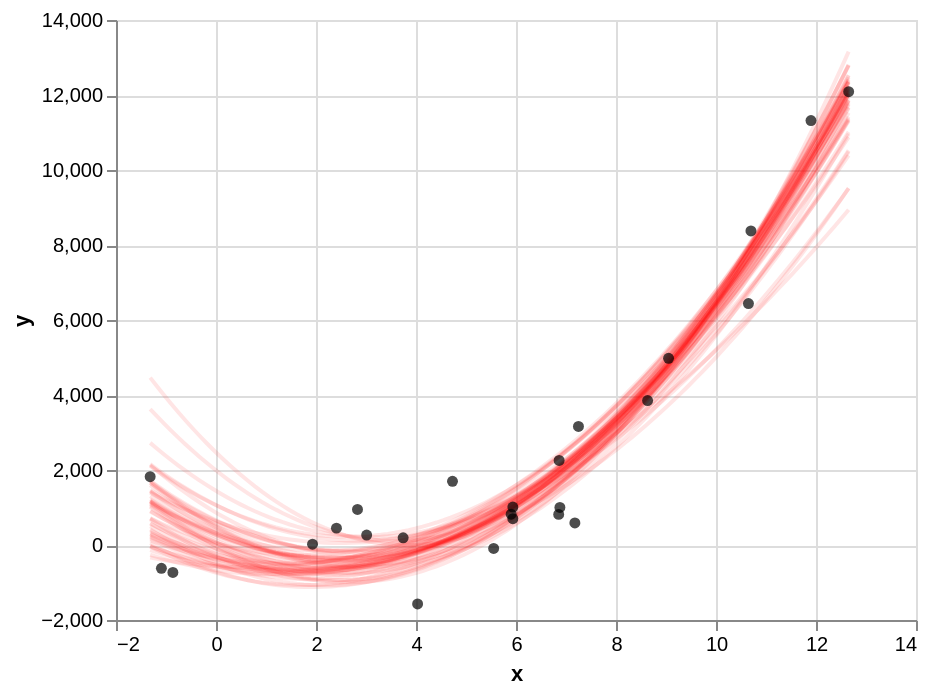

Notebook code for this chart:
### Markdown cell above
# 2.3 Draw spaghetti plot for polynomial regression

### Question 2.3.1 Draw a spaghetti plot for the above polynomial regression (5 points)

Using the helper functions defined above (`get_poly_points_chart()`, `get_one_bootstrap_poly_fit()`, and `get_poly_fit_chart()`), draw a spaghetti plot for the example polynomial regression data. Your output should look something like this:

![Polynomial spaghetti plot fit](assignment3_poly.png)

### Code cell
B = 50

# create B bootstrap polynomial regression fits, each drawn as a low-opacity line
line_charts = [
    get_poly_fit_chart(get_one_bootstrap_poly_fit(), opacity = 0.1)
    for _ in range(B)
]

# layer the bootstrap curves and add the original data points on top
alt.layer(*line_charts) + get_poly_points_chart()
